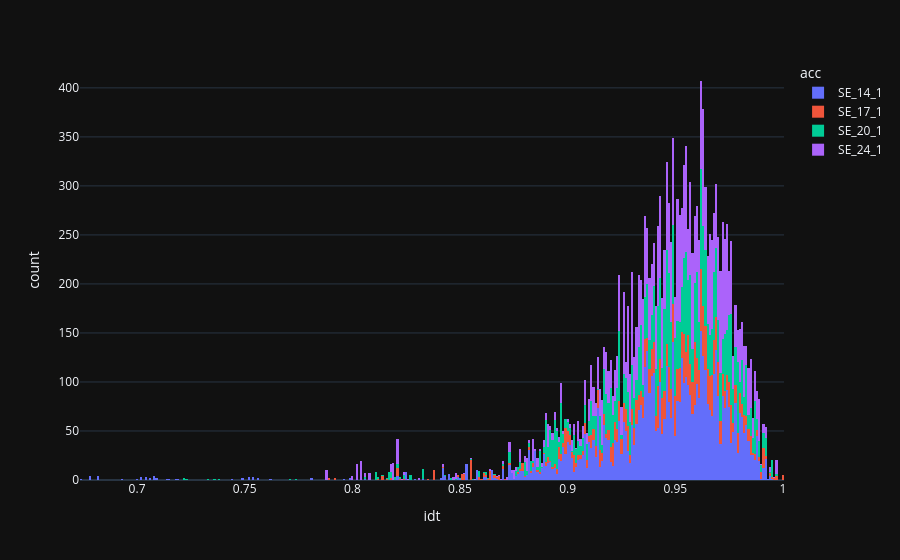

Write notebook code for a chart like this one.
### Code cell
keys = ["SE_14_1","SE_17_1","SE_20_1","SE_24_1"]
dfs = [mmseqs_tables[key].filter(pl.col('cov') > 0.5).with_columns(pl.lit(key).alias("acc")) for key in keys ]
new_df = pl.concat(dfs)
#new_df
fig = px.histogram(new_df, x="idt", nbins=500,color="acc")
fig.show()

### Figure 1 — Plotly figure (JSON) as saved in the notebook; plotly's stock layout.template omitted (floating-point values rounded to 4 significant figures; data arrays with more than 128 entries replaced by an {"elided": "..."} marker saying what was removed)
{"data": [{"bingroup": "x", "hovertemplate": "acc=SE_14_1<br>idt=%{x}<br>count=%{y}<extra></extra>", "legendgroup": "SE_14_1", "marker": {"color": "#636efa", "pattern": {"shape": ""}}, "name": "SE_14_1", "nbinsx": 500, "orientation": "v", "showlegend": true, "x": {"elided": "6100 float values"}, "xaxis": "x", "yaxis": "y", "type": "histogram"}, {"bingroup": "x", "hovertemplate": "acc=SE_17_1<br>idt=%{x}<br>count=%{y}<extra></extra>", "legendgroup": "SE_17_1", "marker": {"color": "#EF553B", "pattern": {"shape": ""}}, "name": "SE_17_1", "nbinsx": 500, "orientation": "v", "showlegend": true, "x": {"elided": "2259 float values"}, "xaxis": "x", "yaxis": "y", "type": "histogram"}, {"bingroup": "x", "hovertemplate": "acc=SE_20_1<br>idt=%{x}<br>count=%{y}<extra></extra>", "legendgroup": "SE_20_1", "marker": {"color": "#00cc96", "pattern": {"shape": ""}}, "name": "SE_20_1", "nbinsx": 500, "orientation": "v", "showlegend": true, "x": {"elided": "4454 float values"}, "xaxis": "x", "yaxis": "y", "type": "histogram"}, {"bingroup": "x", "hovertemplate": "acc=SE_24_1<br>idt=%{x}<br>count=%{y}<extra></extra>", "legendgroup": "SE_24_1", "marker": {"color": "#ab63fa", "pattern": {"shape": ""}}, "name": "SE_24_1", "nbinsx": 500, "orientation": "v", "showlegend": true, "x": {"elided": "5421 float values"}, "xaxis": "x", "yaxis": "y", "type": "histogram"}], "layout": {"xaxis": {"anchor": "y", "domain": [0.0, 1.0], "title": {"text": "idt"}}, "yaxis": {"anchor": "x", "domain": [0.0, 1.0], "title": {"text": "count"}}, "legend": {"title": {"text": "acc"}, "tracegroupgap": 0}, "margin": {"t": 60}, "barmode": "relative"}}
